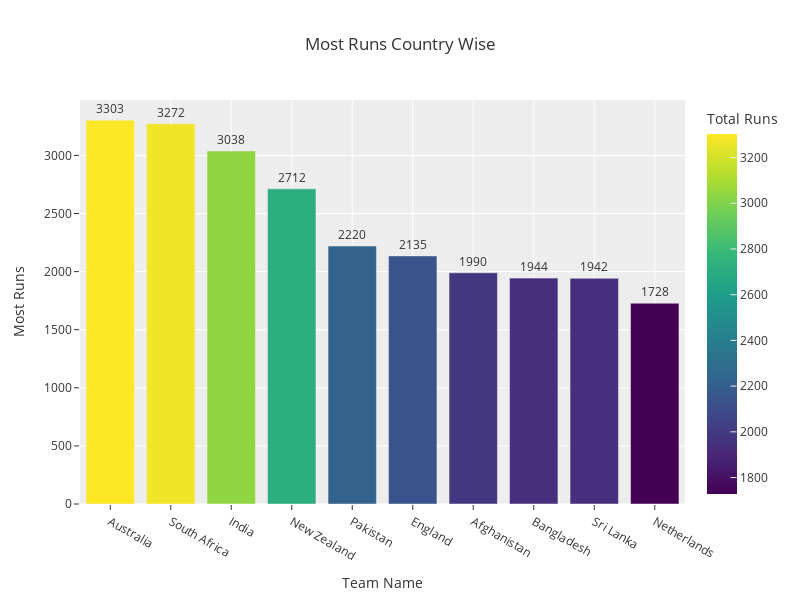

The notebook cell saved with this chart:
### Code cell
fig = px.bar(country_wise_runs, x='Team_Innings', y='Runs', title='Most Runs Country Wise',

             labels={'Runs': 'Total Runs', 'Team_Innings': 'Team_Innings'}, color='Runs', color_continuous_scale='viridis',)

fig.update_layout(xaxis_title='Team Name',
                  yaxis_title='Most Runs', height=600, width=800)
fig.update_layout(template='ggplot2')
fig.update_traces(texttemplate="%{y}", textposition="outside")
fig.show()

### Figure 1 — Plotly figure (JSON) as saved in the notebook; plotly's stock layout.template omitted (floating-point values rounded to 4 significant figures)
{"data": [{"alignmentgroup": "True", "hovertemplate": "Team_Innings=%{x}<br>Total Runs=%{marker.color}<extra></extra>", "legendgroup": "", "marker": {"color": [3303, 3272, 3038, 2712, 2220, 2135, 1990, 1944, 1942, 1728], "coloraxis": "coloraxis", "pattern": {"shape": ""}}, "name": "", "offsetgroup": "", "orientation": "v", "showlegend": false, "textposition": "outside", "texttemplate": "%{y}", "type": "bar", "x": ["Australia", "South Africa", "India", "New Zealand", "Pakistan", "England", "Afghanistan", "Bangladesh", "Sri Lanka", "Netherlands"], "xaxis": "x", "y": [3303, 3272, 3038, 2712, 2220, 2135, 1990, 1944, 1942, 1728], "yaxis": "y"}], "layout": {"barmode": "relative", "coloraxis": {"colorbar": {"title": {"text": "Total Runs"}}, "colorscale": [[0, "#440154"], [0.1111, "#482878"], [0.2222, "#3e4989"], [0.3333, "#31688e"], [0.4444, "#26828e"], [0.5556, "#1f9e89"], [0.6667, "#35b779"], [0.7778, "#6ece58"], [0.8889, "#b5de2b"], [1, "#fde725"]]}, "height": 600, "legend": {"tracegroupgap": 0}, "title": {"text": "Most Runs Country Wise"}, "width": 800, "xaxis": {"anchor": "y", "domain": [0, 1], "title": {"text": "Team Name"}}, "yaxis": {"anchor": "x", "domain": [0, 1], "title": {"text": "Most Runs"}}}}
